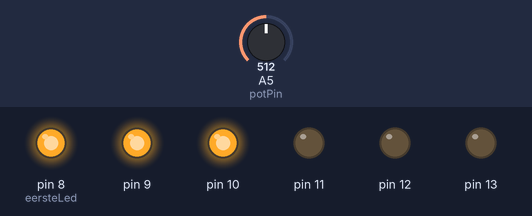
This sketch was run on a simulated Arduino Uno, built with avr-gcc and run on an emulated ATmega328P. Parts: output pins drawn as LEDs (lit = HIGH). Inputs (shaded band) come from the test bench; at power-on: A5 (potPin) = 512.

Above: at 1.2 s.
1.3 s: A5 (potPin) set to 668
2.8 s: A5 (potPin) set to 688
At 3.8 s:
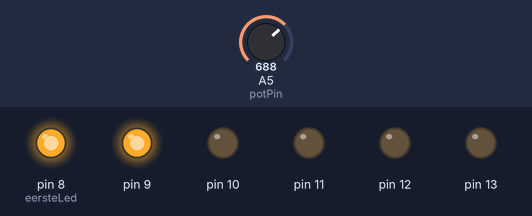
4.3 s: A5 (potPin) set to 511
At 4.9 s:
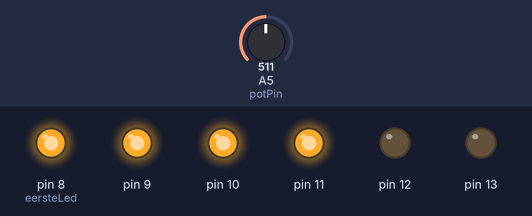
5.8 s: A5 (potPin) set to 351
7.3 s: A5 (potPin) set to 324
At 8.4 s:
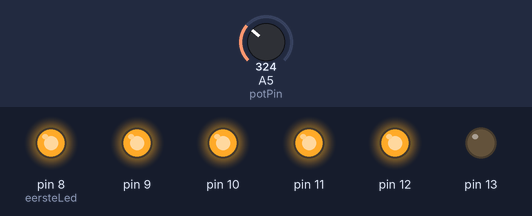
8.8 s: A5 (potPin) set to 716
At 9.6 s:
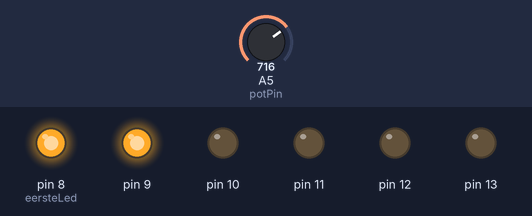
Timing chart, 0 to 11.3 s (numbered marks = the images above; inputs shaded):
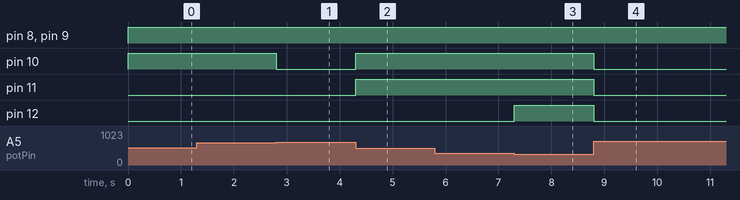

The sketch:

opdracht4.ino
```cpp
const int potPin = A5;   // Potmeter vast instellen op de poort waar de analoge kabel ingaat
const int eersteLed = 8; // Eerste LED vaststellen op pin 8 (dus geef aan welke de eerste is zodat je hiermee kan rekenen)
const int laatsteLed = 13;// Laatste LED vaststellen op pin 13 (het einde waarmee dus gerekend kan worden)

int potmeterWaardeOutput = 0;
int aantalLedsBrandend = 0;   // Variabele voor hoeveel LED's er moeten branden

void setup() {
  // uit luiheid inplaats van individueel voor elk lampje te zeggen output gebruik ik hier een rekensommetje die zegt begin bij led 1 zolang hij kleiner is dan getal van laatste let
  //tel 1 bij getal eersteLed op en zet hem met output correct (dus als er 100 letjes zouden zijn hoeft alleen laatsteled veranderd te worden naar het getal van de laatste
  for (int i = eersteLed; i <= laatsteLed; i++) {
    pinMode(i, OUTPUT);
  }
}

void loop() {
  // haal de output waarde van die potmeter er uit en lees het (analogRead) analoog lees letterlijk vertaald
  potmeterWaardeOutput = analogRead(potPin);


  // map functie gebruiken eerste 0 geeft aan wat de minimale output is van potmeter 2e getal maximale waarde de 6 is het aantal lampjes
  // hij verdeelt 1023 in 6 stukken want je zegt bij de minimale output staan er 6 lampen aan bij max input staan er 0 aan
  aantalLedsBrandend = map(potmeterWaardeOutput, 0, 1023, 6, 0);

// om bug te voorkomen dat lamp 1 altijd brand
  if (potmeterWaardeOutput > 1010) {
  aantalLedsBrandend = 0;
}

  // stuur de leds aan met een for loop door het rekensommetje steeds optellen zolang hij kleiner is
  for (int i = 0; i < 6; i++) {
    // als getal van pin lager is dan aantal wat aan moet staan (zet aan of uit)
    if (i < aantalLedsBrandend) {
      digitalWrite(eersteLed + i, HIGH); // Zet de LED aan
    } else {
      digitalWrite(eersteLed + i, LOW);  // Zet de LED uit
    }
  }
}
```

Measured:
- the behaviour switches between 681 and 682 on A5 (potPin) (found by bisection; images 0 and 1)
- the behaviour switches between 341 and 340 on A5 (potPin) (found by bisection; images 2 and 3)
- after the input at 1.3 s, every drawn part: stays the same
- after the input at 2.8 s, pin 10: HIGH → LOW at once
- after the input at 4.3 s, pin 10, pin 11: LOW → HIGH at once
- after the input at 5.8 s, every drawn part: stays the same
- after the input at 7.3 s, pin 12: LOW → HIGH at once
- after the input at 8.8 s, pin 10–12: HIGH → LOW at once
